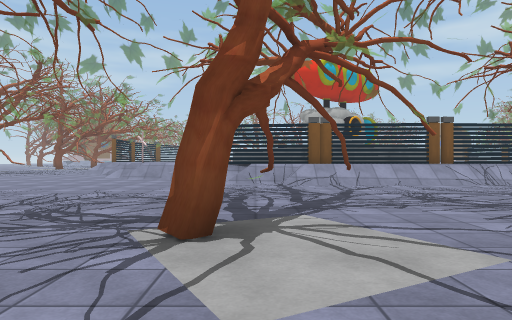
[1] (above)

24 first-person views from a walk through a 3-D level made in the Unity game engine. The camera is 1.2 m above the floor, looks level and sees 70° across. The floor is counted in squares, 2 m on a side. Each view is taken from the middle of a square. On the plan, view 1 faces up. The plan holds only what a view shows up to about 10 squares ahead; the rest is blank. The place goes on beyond the plan. The player is left out. Some animated figures are left out. Some surface patterns are stand-ins.

[2]
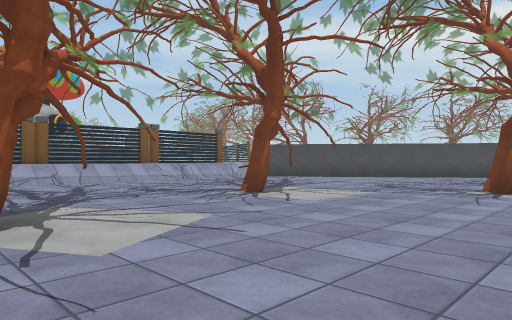

[3]
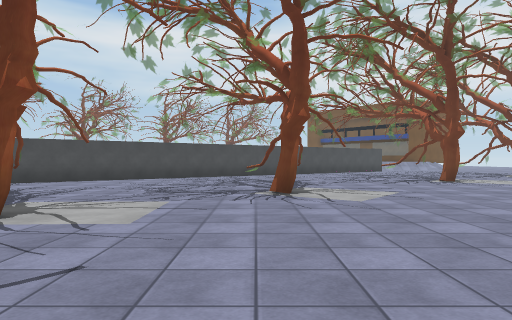

[4]
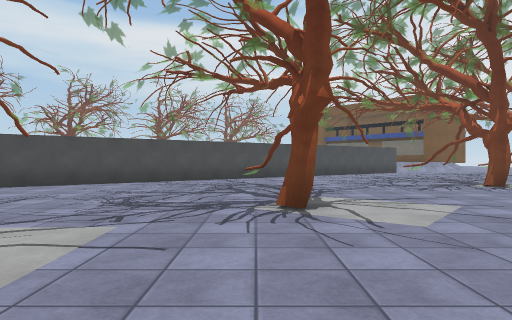

[5]
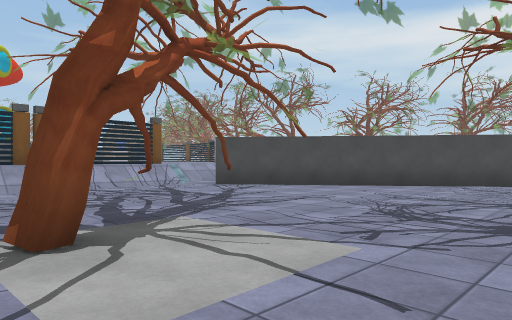

[6]
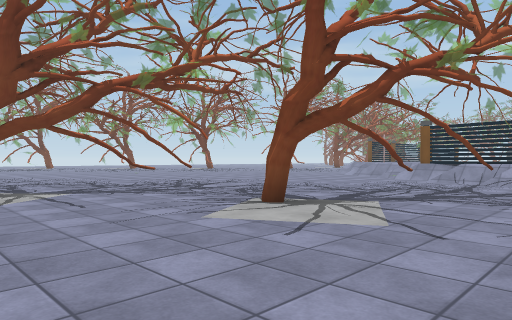

[7]
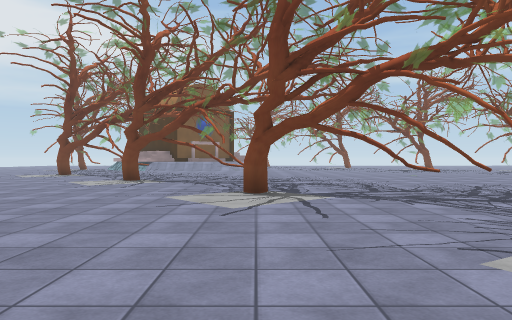

[8]
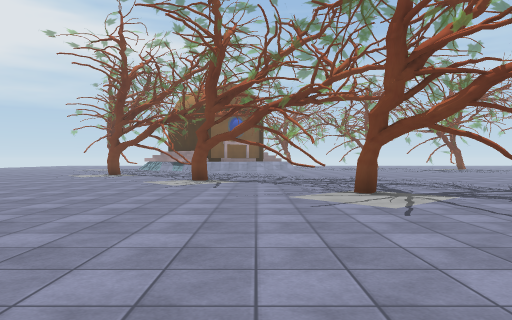

[9]
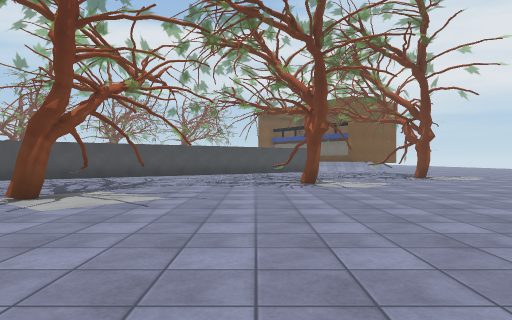

[10]
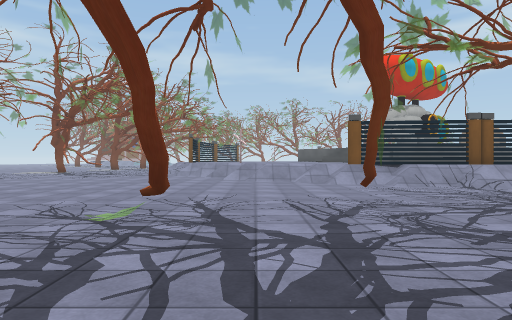

[11]
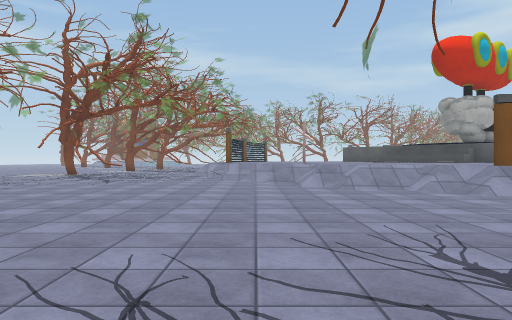

[12]
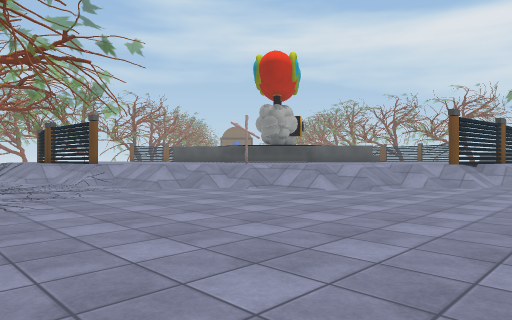

[13]
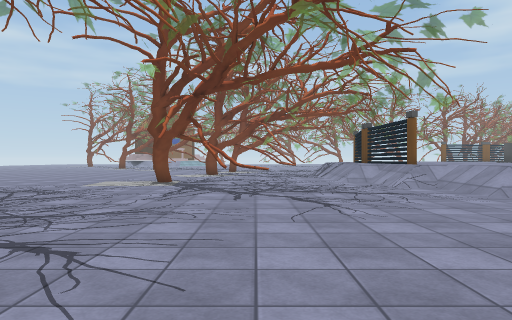

[14]
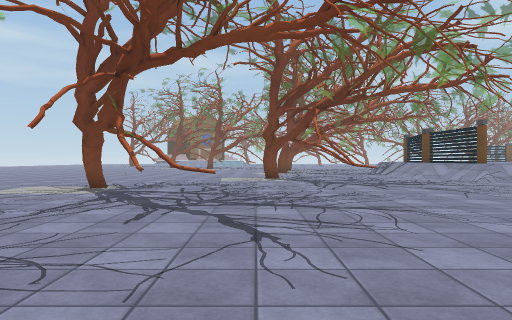

[15]
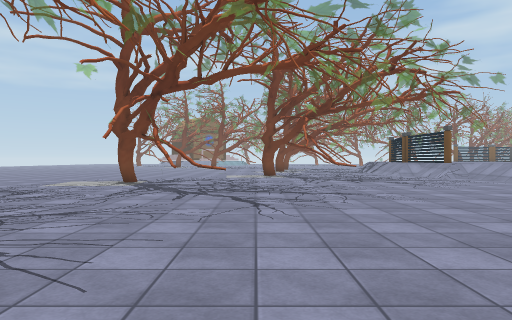

[16]
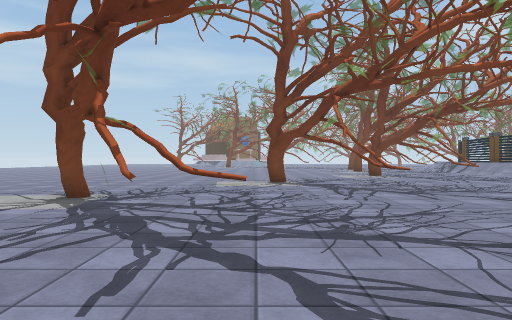

[17]
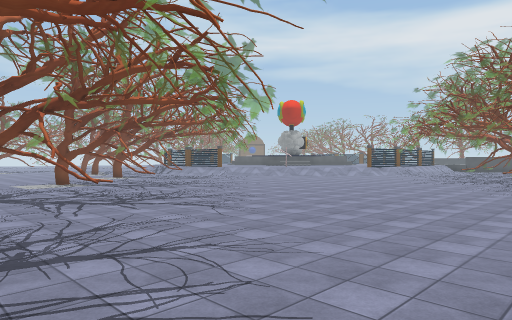

[18]
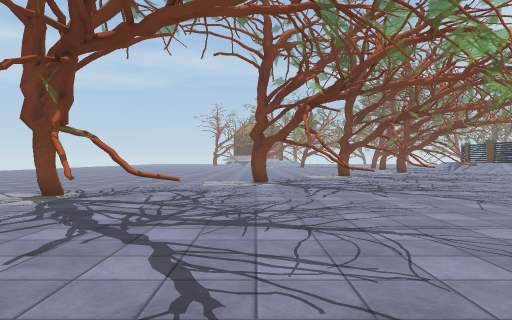

[19]
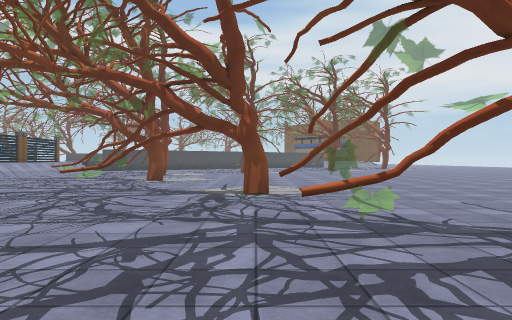

[20]
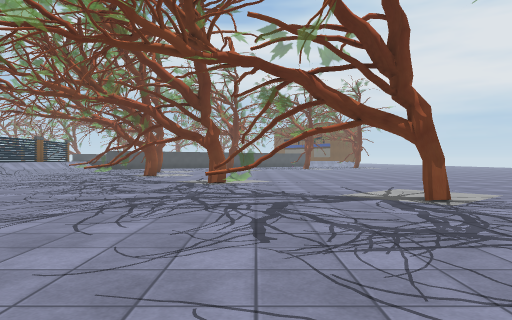

[21]
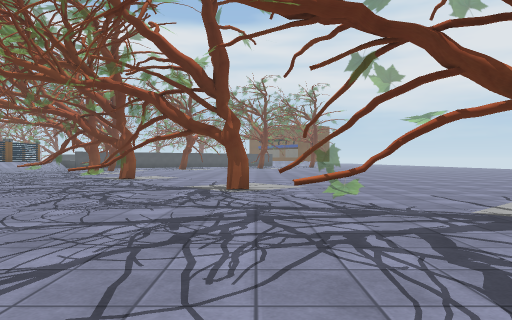

[22]
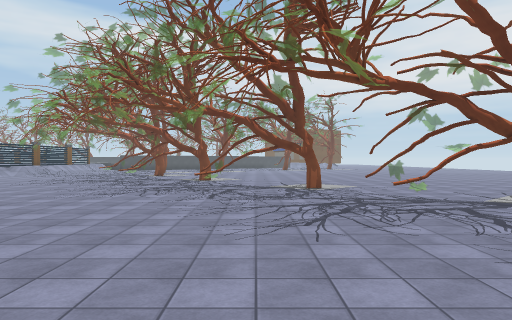

[23]
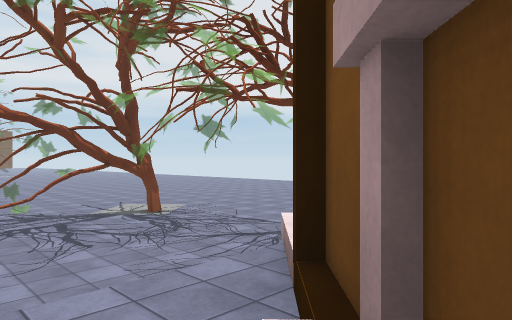

[24]
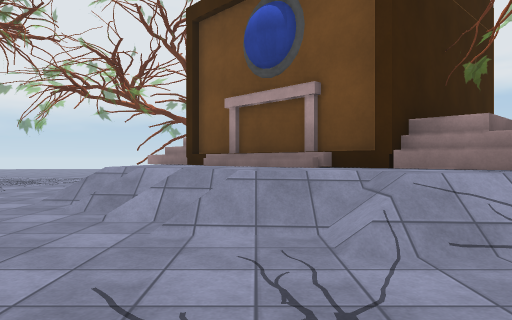

### Floor plan
Key: @ floor where view 1 was taken; # wall or solid block; . main floor; : floor 1 m higher than the main floor; / step, stairs or slope; = window, fence, low wall or low ledge; ^ raised ledge; O other object.
Columns run from 24 left of view 1 to 13 right of it. Each row starts with its distance up from view 1.
 21                  O
 20                  O
 19        ...#...../O
 18        ........./O
 17     ........=^..//
 16     .......=#...=/:
 15 .......#.........//:O
 14 ..................//:
 13 ........=^........./:::
 12  ......=#..........///:
 11   .#.................//OOOOOO#OOO
 10 ......................//=/   O:/:
  9 .....#=..................=//////=.
  8 ....=#...........................#
  7 .............   ..................#
  6 ............    ........^#....#....#
  5 .#..........   .........===...=....##
  4 .=..........................#..=....#
  3  ..................=.#.#.............#
  2  ...................=.=..............
  1  ................................##..
  0  =///..............#....@......#....
 -1 ==/:/..........^#.=..............=...
 -2 /#/////.........=....................
 -3 ###//:/..............................
 -4   ##// ........#......... ........#..
 -5    ##/ ....^#.=.........   .........
 -6      /=.................     .......

Positions as (right, up) in squares from view 1, and headings:
1: (0, 0), facing up
2: (-1, -1), facing up-right
3: (0, 1), facing right
4: (2, 1), facing right
5: (3, 1), facing up-right
6: (3, -1), facing up-left
7: (2, 0), facing left
8: (2, -2), facing left
9: (1, -3), facing right
10: (-4, 1), facing up
11: (-6, 4), facing up
12: (-11, 8), facing up-right
13: (-11, 9), facing up
14: (-14, 7), facing up
15: (-14, 5), facing up
16: (-18, 5), facing up
17: (-22, 0), facing up-right
18: (-21, 0), facing up
19: (-11, 0), facing right
20: (-14, -1), facing right
21: (-16, -4), facing right
22: (-19, -2), facing right
23: (-21, -3), facing down-right
24: (-21, 3), facing down
